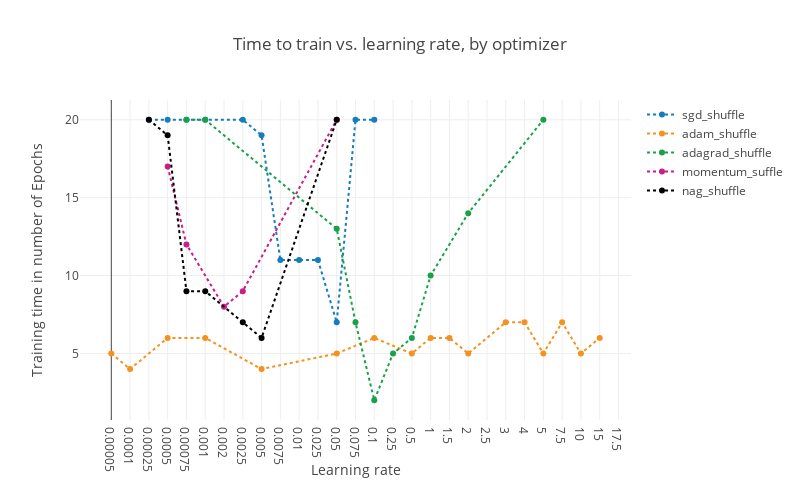

Here is the notebook cell this chart was saved with:
### Code cell
from plotly.offline import init_notebook_mode, iplot, plot
import plotly.plotly as py
import plotly.graph_objs as go

#learning_rates = [0.00025,0.0005,.00075,.001,0.1,0.25,0.5] + [2.5,5,7.5,10,15,20,22.5]
#lr_dict = {x: i for i,x in enumerate(learning_rates)}
# sgd_shuffle
lr_sgd_shuffle    = [0.00025,0.0005,0.00075,0.001,0.0025,0.005,0.0075,0.01,0.025,0.05,0.075,0.1]
tr_time_sgd_shuffle = [20,20,20,20,20,19,11,11,11,7,20,20]
lr_sgd_shuffle_dict = [lr_dict[x] for x in lr_sgd_shuffle]
assert len(lr_sgd_shuffle) == len(tr_time_sgd_shuffle)

# adam_shuffle
lr_adam_shuffle = [0.00005,0.0001,0.0005,0.001,0.005,0.05,0.1,0.5,1,1.5,2,3,4,5,7.5,10,15]
lr_adam_shuffle_dict = [lr_dict[x] for x in lr_adam_shuffle]
tr_time_adam_shuffle = [5,4,6,6,4,5,6,5,6,6,5,7,7,5,7,5,6]
assert len(lr_adam_shuffle) == len(tr_time_adam_shuffle), (str(len(lr_adam_shuffle))+ " "+ str(len(tr_time_adam_shuffle)))

# adagrad_shuffle
lr_adagrad_shuffle = [0.00075,0.001,0.05,0.075,0.1,0.25,0.5,1,2,5]
lr_adagrad_shuffle_dict = [lr_dict[x] for x in lr_adagrad_shuffle]
tr_time_adagrad_shuffle = [20,20,13,7,2,5,6,10,14,20]
assert len(lr_adagrad_shuffle) == len(tr_time_adagrad_shuffle), (str(len(lr_adagrad_shuffle))+ " "+ str(len(tr_time_adagrad_shuffle)))


# mom_suffleentum
lr_mom_suffle = [0.0005,0.00075,0.002,0.0025,0.05] 
lr_mom_suffle_dict = [lr_dict[x] for x in lr_mom_suffle]
tr_time_mom_suffle = [17,12,8,9,20]
assert len(lr_mom_suffle) == len(tr_time_mom_suffle), (str(len(lr_mom_suffle))+ " "+ str(len(tr_time_mom_suffle)))


# nag_shuffle
lr_nag_shuffle = [0.00025,0.0005,0.00075,0.001,0.0025,0.005,0.05]
lr_nag_shuffle_dict = [lr_dict[x] for x in lr_nag_shuffle]
tr_time_nag_shuffle = [20,19,9,9,7,6,20]
assert len(lr_nag_shuffle) == len(tr_time_nag_shuffle),(str(len(lr_nag_shuffle))+ " "+ str(len(tr_time_nag_shuffle)))




trace1a = go.Scatter(
    x=lr_sgd_shuffle_dict,
    y=tr_time_sgd_shuffle,
    mode='lines+markers',
    name="sgd_shuffle",
    hoverinfo='name',
    line=dict(
        shape='linear',dash='dot',color='rgb(20,125,190)'
    )
)
trace2a = go.Scatter(
    x= lr_adam_shuffle_dict,
    y=tr_time_adam_shuffle,
    mode='lines+markers',
    name="adam_shuffle",
    hoverinfo='text+name',
    line=dict(
        shape='linear',dash='dot',color='rgb(245,145,30)'
        
    )
)
trace3a = go.Scatter(
    x= lr_adagrad_shuffle_dict,
    y=tr_time_adagrad_shuffle,
    mode='lines+markers',
    name="adagrad_shuffle",
    hoverinfo='text+name',
    line=dict(
        shape='linear',dash='dot',color='rgb(25,160,75)'
    )
)
trace4a = go.Scatter(
    x= lr_mom_suffle_dict,
    y=tr_time_mom_suffle,
    mode='lines+markers',
    name="momentum_suffle",
    hoverinfo='text+name',
    line=dict(
        shape='linear',dash='dot',color='rgb(200,30,135)'
    )
)
trace5a = go.Scatter(
    x= lr_nag_shuffle_dict,
    y=tr_time_nag_shuffle,
    mode='lines+markers',
    name="nag_shuffle",
    hoverinfo='text+name',
    line=dict(
        shape='linear',dash='dot',color='rgb(0,0,0)'
    )
)
data_a = [trace1a,trace2a,trace3a,trace4a,trace5a] 
data = data + data_a
layout = dict(title = 'Time to train vs. learning rate, by optimizer',
                 width = 800,
    height = 500,
    xaxis = dict(
        tickvals = list(lr_dict.values()),
        ticktext = list(lr_dict.keys()),
      title = "Learning rate"
    ),
    yaxis=dict(
        type='linear',
        title = 'Training time in number of Epochs',
        autorange=True
    )
              )

fig = dict(data=data, layout=layout)
fig1 = dict(data=data_a, layout=layout)
init_notebook_mode(connected=True)
#iplot(fig, filename='word-embedding-plot')
iplot(fig1, filename='word-embedding-plot')

### Figure 1 — Plotly figure (JSON) as saved in the notebook; plotly's stock layout.template omitted (floating-point values rounded to 4 significant figures)
{"data": [{"hoverinfo": "name", "line": {"color": "rgb(20,125,190)", "dash": "dot", "shape": "linear"}, "mode": "lines+markers", "name": "sgd_shuffle", "type": "scatter", "uid": "b1c940e9-7854-4acc-a688-8b3df38e484d", "x": [2, 3, 4, 5, 7, 8, 9, 10, 11, 12, 13, 14], "y": [20, 20, 20, 20, 20, 19, 11, 11, 11, 7, 20, 20]}, {"hoverinfo": "text+name", "line": {"color": "rgb(245,145,30)", "dash": "dot", "shape": "linear"}, "mode": "lines+markers", "name": "adam_shuffle", "type": "scatter", "uid": "28d0b408-e362-4164-b8e4-bbb5c6490351", "x": [0, 1, 3, 5, 8, 12, 14, 16, 17, 18, 19, 21, 22, 23, 24, 25, 26], "y": [5, 4, 6, 6, 4, 5, 6, 5, 6, 6, 5, 7, 7, 5, 7, 5, 6]}, {"hoverinfo": "text+name", "line": {"color": "rgb(25,160,75)", "dash": "dot", "shape": "linear"}, "mode": "lines+markers", "name": "adagrad_shuffle", "type": "scatter", "uid": "57583e45-bf3a-4e35-b31b-239385a8190d", "x": [4, 5, 12, 13, 14, 15, 16, 17, 19, 23], "y": [20, 20, 13, 7, 2, 5, 6, 10, 14, 20]}, {"hoverinfo": "text+name", "line": {"color": "rgb(200,30,135)", "dash": "dot", "shape": "linear"}, "mode": "lines+markers", "name": "momentum_suffle", "type": "scatter", "uid": "45f337b7-c4d3-4d0b-b619-4dedb22b507c", "x": [3, 4, 6, 7, 12], "y": [17, 12, 8, 9, 20]}, {"hoverinfo": "text+name", "line": {"color": "rgb(0,0,0)", "dash": "dot", "shape": "linear"}, "mode": "lines+markers", "name": "nag_shuffle", "type": "scatter", "uid": "d2374171-add3-41f3-83c6-bccbb273a579", "x": [2, 3, 4, 5, 7, 8, 12], "y": [20, 19, 9, 9, 7, 6, 20]}], "layout": {"height": 500, "title": {"text": "Time to train vs. learning rate, by optimizer"}, "width": 800, "xaxis": {"ticktext": [5e-05, 0.0001, 0.00025, 0.0005, 0.00075, 0.001, 0.002, 0.0025, 0.005, 0.0075, 0.01, 0.025, 0.05, 0.075, 0.1, 0.25, 0.5, 1, 1.5, 2, 2.5, 3, 4, 5, 7.5, 10, 15, 17.5, 20, 22.5, 25, 30, 32.5, 35, 40, 45, 50], "tickvals": [0, 1, 2, 3, 4, 5, 6, 7, 8, 9, 10, 11, 12, 13, 14, 15, 16, 17, 18, 19, 20, 21, 22, 23, 24, 25, 26, 27, 28, 29, 30, 31, 32, 33, 34, 35, 36], "title": {"text": "Learning rate"}}, "yaxis": {"autorange": true, "title": {"text": "Training time in number of Epochs"}, "type": "linear"}}}
